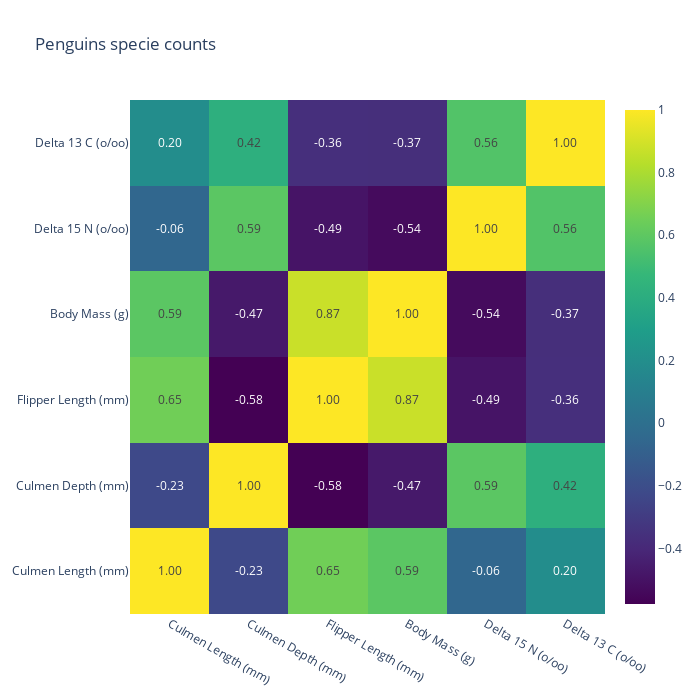

The code cell stored with this chart in its notebook:
### Code cell
fig = go.Figure(
    data = go.Heatmap(
        z = corr_matrix.values, 
        x = numeric_data.columns, 
        y = numeric_data.columns, 
        colorscale = 'Viridis',
        text=corr_matrix.values, 
        texttemplate='%{text:.2f}'
    )
)

fig.update_layout(
    title = 'Penguins specie counts',
    width=700, 
    height=700
    )

fig.show()

### Figure 1 — Plotly figure (JSON) as saved in the notebook; plotly's stock layout.template omitted (floating-point values rounded to 4 significant figures)
{"data": [{"colorscale": [[0, "#440154"], [0.1111, "#482878"], [0.2222, "#3e4989"], [0.3333, "#31688e"], [0.4444, "#26828e"], [0.5556, "#1f9e89"], [0.6667, "#35b779"], [0.7778, "#6ece58"], [0.8889, "#b5de2b"], [1, "#fde725"]], "text": [[1, -0.2286, 0.6531, 0.5895, -0.05616, 0.1952], [-0.2286, 1, -0.5778, -0.472, 0.5905, 0.4189], [0.6531, -0.5778, 1, 0.873, -0.4925, -0.3631], [0.5895, -0.472, 0.873, 1, -0.535, -0.3679], [-0.05616, 0.5905, -0.4925, -0.535, 1, 0.5643], [0.1952, 0.4189, -0.3631, -0.3679, 0.5643, 1]], "texttemplate": "%{text:.2f}", "type": "heatmap", "x": ["Culmen Length (mm)", "Culmen Depth (mm)", "Flipper Length (mm)", "Body Mass (g)", "Delta 15 N (o/oo)", "Delta 13 C (o/oo)"], "y": ["Culmen Length (mm)", "Culmen Depth (mm)", "Flipper Length (mm)", "Body Mass (g)", "Delta 15 N (o/oo)", "Delta 13 C (o/oo)"], "z": [[1, -0.2286, 0.6531, 0.5895, -0.05616, 0.1952], [-0.2286, 1, -0.5778, -0.472, 0.5905, 0.4189], [0.6531, -0.5778, 1, 0.873, -0.4925, -0.3631], [0.5895, -0.472, 0.873, 1, -0.535, -0.3679], [-0.05616, 0.5905, -0.4925, -0.535, 1, 0.5643], [0.1952, 0.4189, -0.3631, -0.3679, 0.5643, 1]]}], "layout": {"height": 700, "title": {"text": "Penguins specie counts"}, "width": 700}}
